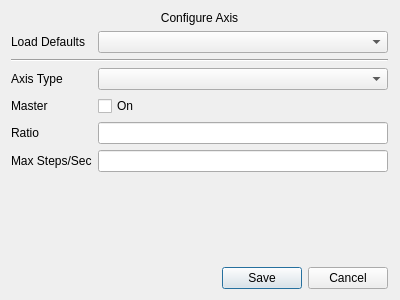
<?xml version="1.0" encoding="UTF-8"?>
<ui version="4.0">
 <class>AxisOptionsDialog</class>
 <widget class="QDialog" name="AxisOptionsDialog">
  <property name="geometry">
   <rect>
    <x>0</x>
    <y>0</y>
    <width>400</width>
    <height>300</height>
   </rect>
  </property>
  <property name="windowTitle">
   <string>Axis Options</string>
  </property>
  <layout class="QGridLayout" name="gridLayout_2">
   <item row="0" column="0">
    <layout class="QGridLayout" name="gridLayout">
     <item row="9" column="0" colspan="2">
      <widget class="QDialogButtonBox" name="buttonBox">
       <property name="orientation">
        <enum>Qt::Horizontal</enum>
       </property>
       <property name="standardButtons">
        <set>QDialogButtonBox::Cancel|QDialogButtonBox::Save</set>
       </property>
      </widget>
     </item>
     <item row="3" column="0">
      <widget class="QLabel" name="label">
       <property name="text">
        <string>Axis Type</string>
       </property>
      </widget>
     </item>
     <item row="3" column="1">
      <widget class="QComboBox" name="typeCombo"/>
     </item>
     <item row="4" column="0">
      <widget class="QLabel" name="label_4">
       <property name="text">
        <string>Master</string>
       </property>
      </widget>
     </item>
     <item row="4" column="1">
      <widget class="QCheckBox" name="masterCheck">
       <property name="text">
        <string>On</string>
       </property>
      </widget>
     </item>
     <item row="5" column="0">
      <widget class="QLabel" name="label_3">
       <property name="text">
        <string>Ratio</string>
       </property>
      </widget>
     </item>
     <item row="5" column="1">
      <widget class="QLineEdit" name="ratioLine"/>
     </item>
     <item row="1" column="0">
      <widget class="QLabel" name="label_2">
       <property name="text">
        <string>Load Defaults</string>
       </property>
      </widget>
     </item>
     <item row="1" column="1">
      <widget class="QComboBox" name="defaultCombo"/>
     </item>
     <item row="2" column="0" colspan="2">
      <widget class="Line" name="line">
       <property name="orientation">
        <enum>Qt::Horizontal</enum>
       </property>
      </widget>
     </item>
     <item row="0" column="0" colspan="2">
      <widget class="QLabel" name="mainLabel">
       <property name="text">
        <string>Configure Axis</string>
       </property>
       <property name="alignment">
        <set>Qt::AlignCenter</set>
       </property>
      </widget>
     </item>
     <item row="8" column="0" colspan="2">
      <spacer name="horizontalSpacer">
       <property name="orientation">
        <enum>Qt::Horizontal</enum>
       </property>
       <property name="sizeHint" stdset="0">
        <size>
         <width>40</width>
         <height>20</height>
        </size>
       </property>
      </spacer>
     </item>
     <item row="8" column="2">
      <spacer name="verticalSpacer">
       <property name="orientation">
        <enum>Qt::Vertical</enum>
       </property>
       <property name="sizeHint" stdset="0">
        <size>
         <width>1</width>
         <height>40</height>
        </size>
       </property>
      </spacer>
     </item>
     <item row="6" column="0">
      <widget class="QLabel" name="label_5">
       <property name="text">
        <string>Max Steps/Sec</string>
       </property>
      </widget>
     </item>
     <item row="6" column="1">
      <widget class="QLineEdit" name="maxLine"/>
     </item>
    </layout>
   </item>
  </layout>
 </widget>
 <resources/>
 <connections>
  <connection>
   <sender>buttonBox</sender>
   <signal>accepted()</signal>
   <receiver>AxisOptionsDialog</receiver>
   <slot>accept()</slot>
   <hints>
    <hint type="sourcelabel">
     <x>248</x>
     <y>254</y>
    </hint>
    <hint type="destinationlabel">
     <x>157</x>
     <y>274</y>
    </hint>
   </hints>
  </connection>
  <connection>
   <sender>buttonBox</sender>
   <signal>rejected()</signal>
   <receiver>AxisOptionsDialog</receiver>
   <slot>reject()</slot>
   <hints>
    <hint type="sourcelabel">
     <x>316</x>
     <y>260</y>
    </hint>
    <hint type="destinationlabel">
     <x>286</x>
     <y>274</y>
    </hint>
   </hints>
  </connection>
 </connections>
</ui>
